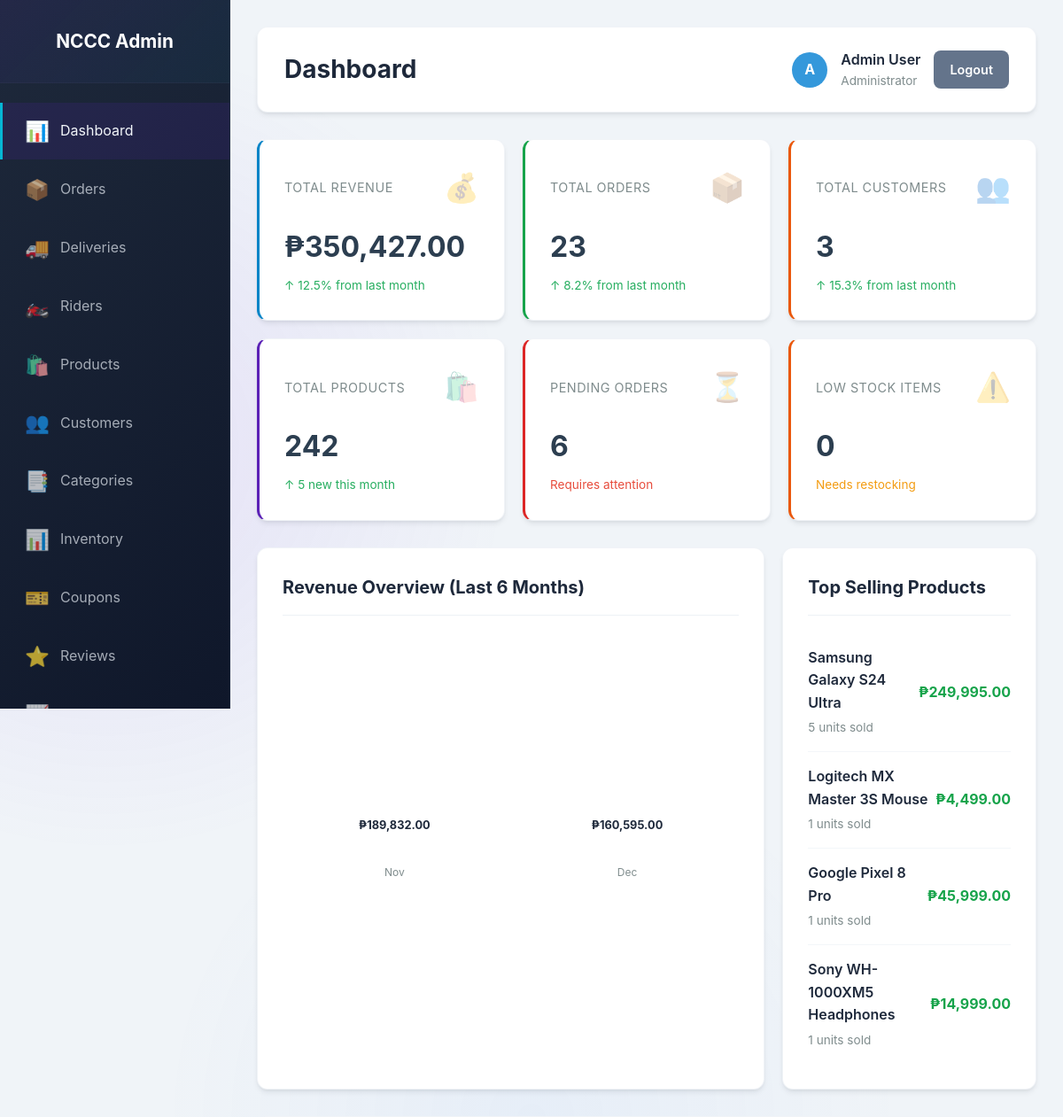
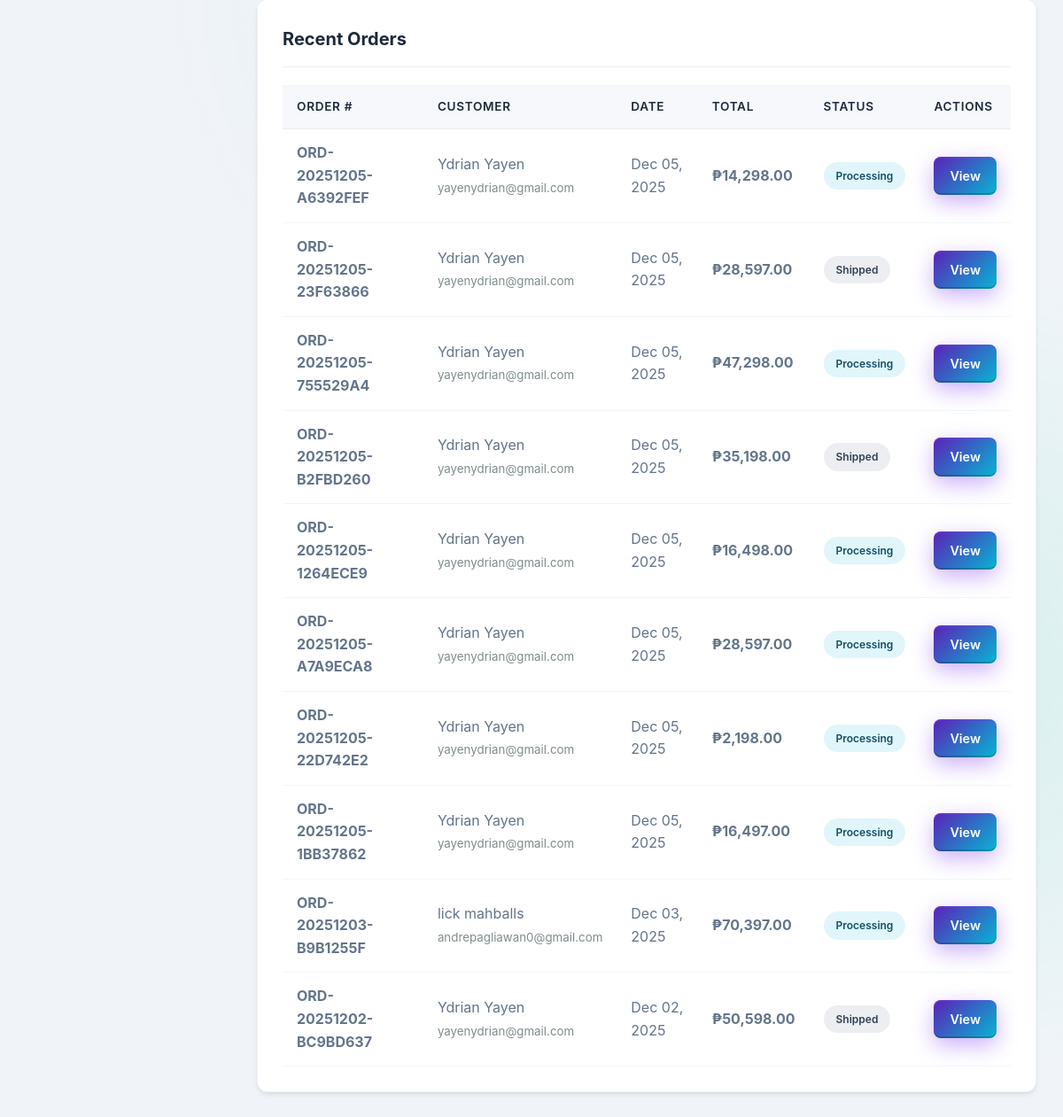
/admin/index.php (signed in), run on the app's committed database (2 pictures, top to bottom).
### tables this page shows
CREATE TABLE `orders` (
  `order_id` int(11) NOT NULL,
  `customer_id` int(11) NOT NULL,
  `order_number` varchar(50) NOT NULL,
  `order_status` enum('pending','processing','shipped','delivered','cancelled','refunded') DEFAULT 'pending',
  `subtotal` decimal(10,2) NOT NULL,
  `tax_amount` decimal(10,2) NOT NULL,
  `shipping_cost` decimal(10,2) NOT NULL,
  `total_amount` decimal(10,2) NOT NULL,
  `shipping_address_id` int(11) NOT NULL,
  `billing_address_id` int(11) NOT NULL,
  `payment_method` varchar(50) NOT NULL,
  `payment_status` enum('pending','completed','failed','refunded') DEFAULT 'pending',
  `notes` text DEFAULT NULL,
  `created_at` timestamp NOT NULL DEFAULT current_timestamp(),
  `updated_at` timestamp NOT NULL DEFAULT current_timestamp() ON UPDATE current_timestamp()
);

CREATE TABLE `customers` (
  `customer_id` int(11) NOT NULL,
  `email` varchar(255) NOT NULL,
  `password_hash` varchar(255) NOT NULL,
  `first_name` varchar(100) NOT NULL,
  `last_name` varchar(100) NOT NULL,
  `phone` varchar(20) DEFAULT NULL,
  `date_of_birth` date DEFAULT NULL,
  `created_at` timestamp NOT NULL DEFAULT current_timestamp(),
  `updated_at` timestamp NOT NULL DEFAULT current_timestamp() ON UPDATE current_timestamp(),
  `is_active` tinyint(1) DEFAULT 1,
  `last_login` timestamp NULL DEFAULT NULL
);

### config.php (called while the page is built, shortened)
<?php
function formatCurrency($amount) {
    $symbol = CURRENCY_SYMBOL;
    if (strpos($symbol, '₱') === false && strpos($symbol, 'P') === false) {
        $symbol = '₱';
    }
    return $symbol . number_format($amount, 2);
}
?>

### admin/index.php (the view, shortened to what this page needs)
<?php
require_once '../config.php';
$conn = getDBConnection();
$result = $conn->query("SELECT SUM(total_amount) as total_revenue FROM orders WHERE payment_status = 'completed'");
$total_revenue = $result->fetch_assoc()['total_revenue'] ?? 0;
$result = $conn->query("SELECT COUNT(*) as total_orders FROM orders");
$total_orders = $result->fetch_assoc()['total_orders'];
$result = $conn->query("SELECT COUNT(*) as total_customers FROM customers WHERE is_active = 1");
$total_customers = $result->fetch_assoc()['total_customers'];
$result = $conn->query("SELECT COUNT(*) as total_products FROM products WHERE is_active = 1");
$total_products = $result->fetch_assoc()['total_products'];
$result = $conn->query("SELECT COUNT(*) as pending_orders FROM orders WHERE order_status = 'pending'");
$pending_orders = $result->fetch_assoc()['pending_orders'];
$result = $conn->query("SELECT COUNT(*) as low_stock FROM inventory WHERE quantity <= reorder_level");
$low_stock = $result->fetch_assoc()['low_stock'];
$recent_orders = $conn->query("
    SELECT o.*, c.first_name, c.last_name, c.email
    FROM orders o
    JOIN customers c ON o.customer_id = c.customer_id
    ORDER BY o.created_at DESC
    LIMIT 10
")->fetch_all(MYSQLI_ASSOC);
$monthly_revenue = $conn->query("
    SELECT
        DATE_FORMAT(created_at, '%Y-%m') as month,
        SUM(total_amount) as revenue
    FROM orders
    WHERE payment_status = 'completed'
    AND created_at >= DATE_SUB(NOW(), INTERVAL 6 MONTH)
    GROUP BY DATE_FORMAT(created_at, '%Y-%m')
    ORDER BY month
")->fetch_all(MYSQLI_ASSOC);
$top_products = $conn->query("
    SELECT p.product_name, SUM(oi.quantity) as total_sold, SUM(oi.subtotal) as revenue
    FROM order_items oi
    JOIN products p ON oi.product_id = p.product_id
    JOIN orders o ON oi.order_id = o.order_id
    WHERE o.payment_status = 'completed'
    GROUP BY p.product_id
    ORDER BY total_sold DESC
    LIMIT 5
")->fetch_all(MYSQLI_ASSOC);
?>
<!DOCTYPE html>
<html lang="en">
<head>
    <link rel="stylesheet" href="../css/style.css">
</head>
<body>
    <div class="admin-wrapper">
        <?php include 'sidebar.php'; ?>
        <main class="admin-main">
            <header class="admin-header">
                <h1>Dashboard</h1>
                <div class="admin-user">
                    <div class="user-avatar">A</div>
                    <div>
                        <div style="font-weight: 600;">Admin User</div>
                        <div style="font-size: 0.85rem; color: #7f8c8d;">Administrator</div>
                    </div>
                    <a href="logout.php" class="btn-admin btn-secondary">Logout</a>
                </div>
            </header>
            <div class="stats-grid">
                <div class="stat-card blue">
                    <div class="stat-header">
                        <span class="stat-title">Total Revenue</span>
                        <span class="stat-icon">💰</span>
                    </div>
                    <div class="stat-value"><?php echo formatCurrency($total_revenue); ?></div>
                    <div class="stat-change">↑ 12.5% from last month</div>
                </div>
                <div class="stat-card green">
                    <div class="stat-header">
                        <span class="stat-title">Total Orders</span>
                        <span class="stat-icon">📦</span>
                    </div>
                    <div class="stat-value"><?php echo number_format($total_orders); ?></div>
                    <div class="stat-change">↑ 8.2% from last month</div>
                </div>
                <div class="stat-card orange">
                    <div class="stat-header">
                        <span class="stat-title">Total Customers</span>
                        <span class="stat-icon">👥</span>
                    </div>
                    <div class="stat-value"><?php echo number_format($total_customers); ?></div>
                    <div class="stat-change">↑ 15.3% from last month</div>
                </div>
                <div class="stat-card purple">
                    <div class="stat-header">
                        <span class="stat-title">Total Products</span>
                        <span class="stat-icon">🛍️</span>
                    </div>
                    <div class="stat-value"><?php echo number_format($total_products); ?></div>
                    <div class="stat-change">↑ 5 new this month</div>
                </div>
                <div class="stat-card red">
                    <div class="stat-header">
                        <span class="stat-title">Pending Orders</span>
                        <span class="stat-icon">⏳</span>
                    </div>
                    <div class="stat-value"><?php echo number_format($pending_orders); ?></div>
                    <div class="stat-change" style="color: #e74c3c;">Requires attention</div>
                </div>
                <div class="stat-card orange">
                    <div class="stat-header">
                        <span class="stat-title">Low Stock Items</span>
                        <span class="stat-icon">⚠️</span>
                    </div>
                    <div class="stat-value"><?php echo number_format($low_stock); ?></div>
                    <div class="stat-change" style="color: #f39c12;">Needs restocking</div>
                </div>
            </div>
            <div class="content-grid">
                <div class="content-card">
                    <h2>Revenue Overview (Last 6 Months)</h2>
                    <div class="chart-container">
                        <?php
                        $max_revenue = max(array_column($monthly_revenue, 'revenue') ?: [1]);
                        foreach ($monthly_revenue as $data):
                            $height = ($data['revenue'] / $max_revenue) * 100;
                        ?>
                            <div style="flex: 1; display: flex; flex-direction: column; align-items: center;">
                                <div class="chart-bar" style="height: <?php echo $height; ?>%;">
                                    <span class="chart-value"><?php echo formatCurrency($data['revenue'], 0); ?></span>
                                </div>
                                <div class="chart-label"><?php echo date('M', strtotime($data['month'] . '-01')); ?></div>
                            </div>
                        <?php endforeach; ?>
                    </div>
                </div>
                <div class="content-card">
                    <h2>Top Selling Products</h2>
                    <ul class="product-list">
                        <?php foreach ($top_products as $product): ?>
                            <li class="product-item">
                                <div>
                                    <div class="product-name"><?php echo htmlspecialchars($product['product_name']); ?></div>
                                    <div class="product-sales"><?php echo $product['total_sold']; ?> units sold</div>
                                </div>
                                <div class="product-revenue"><?php echo formatCurrency($product['revenue']); ?></div>
                            </li>
                        <?php endforeach; ?>
                    </ul>
                </div>
            </div>
            <div class="content-card">
                <h2>Recent Orders</h2>
                <table class="data-table">
                    <thead>
                        <tr>
                            <th>Order #</th>
                            <th>Customer</th>
                            <th>Date</th>
                            <th>Total</th>
                            <th>Status</th>
                            <th>Actions</th>
                        </tr>
                    </thead>
                    <tbody>
                        <?php foreach ($recent_orders as $order): ?>
                            <tr>
                                <td><strong><?php echo htmlspecialchars($order['order_number']); ?></strong></td>
                                <td>
                                    <?php echo htmlspecialchars($order['first_name'] . ' ' . $order['last_name']); ?><br>
                                    <small style="color: #7f8c8d;"><?php echo htmlspecialchars($order['email']); ?></small>
                                </td>
                                <td><?php echo date('M d, Y', strtotime($order['created_at'])); ?></td>
                                <td><strong><?php echo formatCurrency($order['total_amount']); ?></strong></td>
                                <td>
                                    <span class="status-badge status-<?php echo $order['order_status']; ?>">
                                        <?php echo ucfirst($order['order_status']); ?>
                                    </span>
                                </td>
                                <td>
                                    <a href="order_details.php?id=<?php echo $order['order_id']; ?>" class="btn-admin btn-primary">View</a>
                                </td>
                            </tr>
                        <?php endforeach; ?>
                    </tbody>
                </table>
            </div>
        </main>
    </div>
</body>
</html>

### css/style.css (style rules this page uses)
* { margin: 0; padding: 0; box-sizing: border-box; }
:root { --primary: #7c3aed; --primary-dark: #6d28d9; --primary-light: #a78bfa; --secondary: #06d6a0; --secondary-dark: #05b384; --accent: #ff9e00; --accent-light: #ffb74d; --dark: #0f172a; --light: #f8fafc; --border: #e2e8f0; --text: #1e293b; --text-light: #64748b; --error: #ef4444; --success: #10b981; --warning: #f59e0b; --info: #3b82f6; --gradient-primary: linear-gradient(135deg, #7c3aed 0%, #06d6a0 100%); --gradient-hero: linear-gradient(135deg, #7c3aed 0%, #3b82f6 50%, #06d6a0 100%); --shadow-sm: 0 1px 3px 0 rgba(0, 0, 0, 0.1); --shadow-md: 0 4px 6px -1px rgba(0, 0, 0, 0.1); --shadow-lg: 0 10px 15px -3px rgba(0, 0, 0, 0.1); --shadow-xl: 0 20px 25px -5px rgba(0, 0, 0, 0.1); --shadow-glow: 0 0 30px rgba(124, 58, 237, 0.3); --transition: all 0.4s cubic-bezier(0.25, 0.46, 0.45, 0.94); }
body { font-family: 'Inter', -apple-system, BlinkMacSystemFont, 'Segoe UI', Roboto, 'Helvetica Neue', Arial, sans-serif; line-height: 1.6; color: var(--text); background: linear-gradient(135deg, #f0f9ff 0%, #f0f4ff 100%); background-attachment: fixed; min-height: 100vh; overflow-x: hidden; }
body::before { content: ''; position: fixed; top: 0; left: 0; width: 100%; height: 100%; background: radial-gradient(circle at 10% 20%, rgba(124, 58, 237, 0.1) 0%, transparent 20%), radial-gradient(circle at 90% 80%, rgba(6, 214, 160, 0.1) 0%, transparent 20%), radial-gradient(circle at 50% 50%, rgba(59, 130, 246, 0.05) 0%, transparent 30%); z-index: -1; animation: float 20s ease-in-out infinite; }
.btn-primary { background: var(--gradient-primary); color: white; box-shadow: 0 8px 25px rgba(124, 58, 237, 0.4), 0 2px 0 rgba(124, 58, 237, 0.3) inset, 0 -2px 0 rgba(0, 0, 0, 0.2) inset; transform: translateY(0); }
.btn-secondary { flex: 1; text-align: center; padding: 0.6rem 1rem; font-size: 0.9rem; }
a, button, .btn, .btn-primary, .btn-secondary { pointer-events: all !important; cursor: pointer !important; }

### data on the page
orders: order_number "ORD-20251205-A6392FEF", customer.last_name "Ydrian Yayen", customer.email "yayenydrian@gmail.com", created_at "Dec 05, 2025", total_amount "₱14,298.00", order_status "Processing"
orders: order_number "ORD-20251205-23F63866", customer.last_name "Ydrian Yayen", customer.email "yayenydrian@gmail.com", created_at "Dec 05, 2025", total_amount "₱28,597.00", order_status "Shipped"
orders: order_number "ORD-20251205-755529A4", customer.last_name "Ydrian Yayen", customer.email "yayenydrian@gmail.com", created_at "Dec 05, 2025", total_amount "₱47,298.00", order_status "Processing"
orders: order_number "ORD-20251205-B2FBD260", customer.last_name "Ydrian Yayen", customer.email "yayenydrian@gmail.com", created_at "Dec 05, 2025", total_amount "₱35,198.00", order_status "Shipped"
orders: order_number "ORD-20251205-1264ECE9", customer.last_name "Ydrian Yayen", customer.email "yayenydrian@gmail.com", created_at "Dec 05, 2025", total_amount "₱16,498.00", order_status "Processing"
orders: order_number "ORD-20251205-A7A9ECA8", customer.last_name "Ydrian Yayen", customer.email "yayenydrian@gmail.com", created_at "Dec 05, 2025", total_amount "₱28,597.00", order_status "Processing"
orders: order_number "ORD-20251205-22D742E2", customer.last_name "Ydrian Yayen", customer.email "yayenydrian@gmail.com", created_at "Dec 05, 2025", total_amount "₱2,198.00", order_status "Processing"
orders: order_number "ORD-20251205-1BB37862", customer.last_name "Ydrian Yayen", customer.email "yayenydrian@gmail.com", created_at "Dec 05, 2025", total_amount "₱16,497.00", order_status "Processing"
orders: order_number "ORD-20251203-B9B1255F", customer.last_name "lick mahballs", customer.email "andrepagliawan0@gmail.com", created_at "Dec 03, 2025", total_amount "₱70,397.00", order_status "Processing"
orders: order_number "ORD-20251202-BC9BD637", customer.last_name "Ydrian Yayen", customer.email "yayenydrian@gmail.com", created_at "Dec 02, 2025", total_amount "₱50,598.00", order_status "Shipped"

### other printed values
formatCurrency($total_revenue) "₱350,427.00"
$total_orders "23"
$total_customers "3"
$total_products "242"
$pending_orders "6"
$low_stock "0"
formatCurrency($data['revenue'], 0) "₱189,832.00"
date('M', strtotime($data['month'] . '-01')) "Nov"
formatCurrency($data['revenue'], 0) "₱160,595.00"
date('M', strtotime($data['month'] . '-01')) "Dec"
$product['product_name'] "Samsung Galaxy S24 Ultra"
$product['total_sold'] "5"
formatCurrency($product['revenue']) "₱249,995.00"
$product['product_name'] "Logitech MX Master 3S Mouse"
$product['total_sold'] "1"
